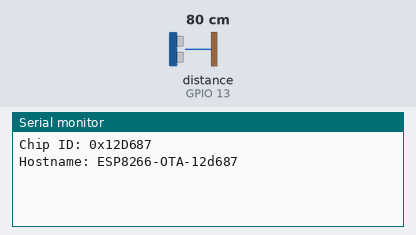
Bench run of a sketch on a simulated ESP8266 (NodeMCU). On the bench: the last lines printed to the serial monitor. Wiring (inferred from the names in the program): ultrasonic range finder: trigger GPIO 12; echo GPIO 13. The inputs (shaded band) are chosen by the test bench; at power-on: distance to the obstacle (sensor on GPIO 13) 80 cm. The echo pulse lasts 58.3 µs per cm; WiFi joins after 1.5 s; servers stay silent unless stated.

Above: at 8.4 s.
8.5 s: distance to the obstacle (sensor on GPIO 13) set to 250 cm
At 10.1 s:
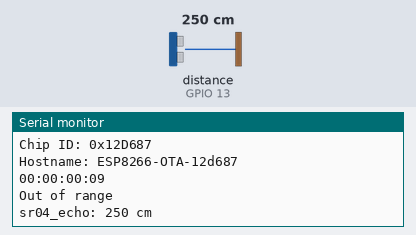
10.7 s: distance to the obstacle (sensor on GPIO 13) set to 2 cm
At 18.1 s:
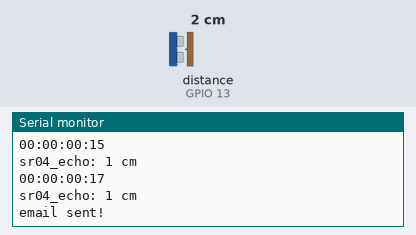
Timing chart, 0 to 19.6 s (numbered marks = the images above; inputs shaded):
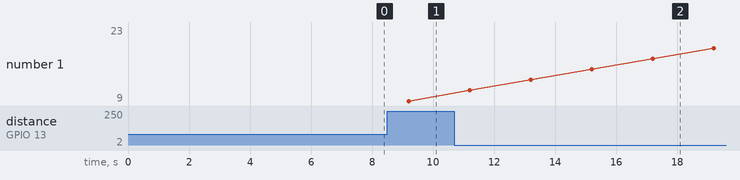

Measured:
- after the input at 8.5 s, the serial monitor: prints a new line after 0.72 s (image 1)
- after the input at 10.7 s, the serial monitor: prints a new line after 0.51 s (image 2)

The sketch:

blynk_opengarage3_ota.ino
```cpp
#define BLYNK_PRINT Serial    // Comment this out to disable prints and save space
#include <stdio.h>
#include <ESP8266WiFi.h>
#include <BlynkSimpleEsp8266.h>
#include <ESP8266WebServer.h>     // Local WebServer used to serve the configuration portal
#include <DNSServer.h>            // Local DNS Server used for redirecting all requests to the configuration portal
#include <WiFiManager.h>          // https://github.com/tzapu/WiFiManager WiFi Configuration Magic
#include <WiFiUdp.h>
#include <FS.h>
#include <ArduinoOTA.h>
#include <SimpleTimer.h>

#define HOSTNAME "ESP8266-OTA-"
#define OPENGARAGE_VERSION "opengarage3_ota_device03" // device01 - whirlaway
                                                      // device02 - lily
                                                      // device03 - test

/// Uncomment the next line for verbose output over UART.
//#define SERIAL_VERBOSE

//*********************** Blynk ***************************************************************//
// You should get Auth Token in the Blynk App.
// Go to the Project Settings (nut icon).
char auth[] = "9a60b2e42d764b7ab9a83bdaa4456636";   // opengarage3
//char auth[] = "04fbed8623924761853ccb3d50527391";   // opengarage2
//char auth[] = "9922b2579c48421f8a18a0068a6d8ccd";     // opengarage

//V0 is Pin 14
WidgetLED led(V1);
WidgetLCD lcd(V2);
// Attach virtual serial terminal to Virtual Pin V3
WidgetTerminal terminal(V3);

WiFiManager wifiManager;

SimpleTimer timer;

char uptime_string[16];
String email_subject;

//************************** Just Some basic Definitions used for the Up Time LOgger ************//
long Day=0;
int Hour =0;
int Minute=0;
int Second=0;
int HighMillis=0;
int Rollover=0;

//
// garage control pin
//
//int garage_pin = 14;
int garage_state = 0;  /* 0: close; 1: open */

//
// HC-SR04
//
#define SR04_TRIG_PIN   12
#define SR04_ECHO_PIN   13
long sr04_echo = 0;
int door_open=0;
int sr04_count_max=4;
int sr04_count;
int door_open_dist = 65;


BLYNK_READ(V0)
{
  Blynk.virtualWrite(V0, sr04_echo);
  Serial.print("READ V0: ");
  Serial.println(sr04_echo);
}

BLYNK_WRITE(V3)
{
  char buf[32];
  char *ptr=buf;

  // if you type "Marco" into Terminal Widget - it will respond: "Polo:"
  if (String("Marco") == param.asStr()) {
    terminal.println("You said: 'Marco'") ;
    terminal.println("I said: 'Polo'") ;
  }
  else if (String("sr04") == param.asStr()) {
    terminal.print("sr04_count_max=");terminal.println(sr04_count_max);
    terminal.print("sr04_count=");terminal.println(sr04_count);
  }
  else if (String("version") == param.asStr()) {
    terminal.println(OPENGARAGE_VERSION);
  }
  else if (String("token") == param.asStr()) {
    terminal.println(auth);
  }
  else if (String("hostname") == param.asStr()) {
    terminal.println(WiFi.hostname());
  }
  else if (String("ip") == param.asStr()) {
    terminal.println(WiFi.localIP());
  }
  else if (String("reboot=y") == param.asStr()) {
    terminal.println("ESP will be rebooted in three seconds ...");
    delay(3000);
    ESP.restart();
  }
  else if (String("reset=y") == param.asStr()) {
    terminal.println("ESP wifi credential will be cleared and ESP will be rebooted ...");
    delay(2000);
    wifiManager.resetSettings();
    ESP.restart();
//    Serial.println("\nFormatting SPIFFS please wait .....");
//    SPIFFS.format(); //clean FS, for testing
//    Serial.println("SPIFFS was formatted");
  }
  else {
    // Send it back
    terminal.print("You said:");
    terminal.write(param.getBuffer(), param.getLength());
    terminal.println();
    if ( 0 == strncmp("sr04", param.asStr(), 4) ) {
      strncpy(buf, param.asStr(),31); buf[31]='\0';
      ptr +=5; // "sr04=10" or "sr04 10" both can set sr04_count_max value
      sr04_count_max=atoi(ptr);
    }
    else if ( 0 == strncmp("dist", param.asStr(), 4) ) {
      strncpy(buf, param.asStr(),31); buf[31]='\0';
      ptr +=5; // "dist=40" or "sr04 40" both can set door_open_dist value in cm
      door_open_dist=atoi(ptr);
    }
  }

  // Ensure everything is sent
  terminal.flush();
}

// there seems like a probelm with float type calculation in esp8266. and wifi/socket always got disconnected when distance is more than 5cm.
// change from 29.1 to 29 instead
int sr04_check() {
  int duration, distance;

  digitalWrite(SR04_TRIG_PIN, LOW);  // Added this line
  delayMicroseconds(2); // Added this line
  digitalWrite(SR04_TRIG_PIN, HIGH);
//  delayMicroseconds(1000); - Removed this line
  delayMicroseconds(10); // Added this line
  digitalWrite(SR04_TRIG_PIN, LOW);
  duration = pulseIn(SR04_ECHO_PIN, HIGH);
  distance = (duration/2)/29.1;

//  Serial.print("sr04_check: ");
//  Serial.print(distance);
//  Serial.println(" cm");

  if (distance >= 200 || distance <= 0)
    Serial.println("Out of range");

//  delay(100);

  return distance;
}

//************************ Uptime Code - Makes a count of the total up time since last start ****************//

void uptime(){
  //** Making Note of an expected rollover *****//
  if(millis()>=3000000000){
    HighMillis=1;
  }

  //** Making note of actual rollover **//
  if(millis()<=100000&&HighMillis==1){
    Rollover++;
    HighMillis=0;
  }

  long secsUp = millis()/1000;

  Second = secsUp%60;
  Minute = (secsUp/60)%60;
  Hour = (secsUp/(60*60))%24;
  Day = (Rollover*50)+(secsUp/(60*60*24));  //First portion takes care of a rollover [around 50 days]

}

//******************* Prints the uptime to serial window **********************//
void print_Uptime(){

//  Serial.print(F("Uptime: ")); // The "F" Portion saves your SRam Space
//  Serial.print(Day);
//  Serial.print(F("  Days  "));
//  Serial.print(Hour);
//  Serial.print(F("  Hours  "));
//  Serial.print(Minute);
//  Serial.print(F("  Minutes  "));
//  Serial.print(Second);
//  Serial.println(F("  Seconds"));
  lcd.print(1,0, "Uptime:" );
  sprintf(uptime_string, "%02d:%02d:%02d:%02d", Day, Hour, Minute, Second);
  lcd.print(2,1, uptime_string);
  Serial.println(uptime_string);
}

//******************************  Boot Setup **************************************//
void setup()
{
  Serial.begin(115200);

  delay(100);

  Serial.println("\r\n");
  Serial.print("Chip ID: 0x");
  Serial.println(ESP.getChipId(), HEX);

  // Set Hostname.
  String hostname(HOSTNAME);
  hostname += String(ESP.getChipId(), HEX);
  WiFi.hostname(hostname);

  // Print hostname.
  Serial.println("Hostname: " + hostname);
  //Serial.println(WiFi.hostname());

  // start wifi manager
  //first parameter is name of local access point, second is the password
  wifiManager.autoConnect(HOSTNAME, "esp8266!");
  // After ESP starts, it will try to connect to WiFi. If it fails it starts in Access Point mode. While in AP mode,
  // connect to it then open a browser to the gateway IP, default 192.168.4.1, configure wifi, save and
  // it should reboot and connect.

  // Start OTA server.
  // Port defaults to 8266
  // ArduinoOTA.setPort(8266);

  // Hostname defaults to esp8266-[ChipID]
  // ArduinoOTA.setHostname("myesp8266");
  ArduinoOTA.setHostname((const char *)hostname.c_str());

  // No authentication by default
  // ArduinoOTA.setPassword((const char *)"123");

  ArduinoOTA.onStart([]() {
    Serial.println("Start");
  });
  ArduinoOTA.onEnd([]() {
    Serial.println("End");
  });
  ArduinoOTA.onProgress([](unsigned int progress, unsigned int total) {
    Serial.printf("Progress: %u%%\n", (progress / (total / 100)));
  });
  ArduinoOTA.onError([](ota_error_t error) {
    Serial.printf("Error[%u]: ", error);
    if (error == OTA_AUTH_ERROR) Serial.println("Auth Failed");
    else if (error == OTA_BEGIN_ERROR) Serial.println("Begin Failed");
    else if (error == OTA_CONNECT_ERROR) Serial.println("Connect Failed");
    else if (error == OTA_RECEIVE_ERROR) Serial.println("Receive Failed");
    else if (error == OTA_END_ERROR) Serial.println("End Failed");
  });
  ArduinoOTA.begin();

  //Blynk.begin(auth, "ATT283", "2512825926");
  Blynk.config(auth);

  unsigned long startTime = millis();
  while (Blynk.connect() == false && millis() - startTime < 60000) {
    // Wait until connected
    Serial.write("Waiting ... for Blynk ...");
    delay(500);
  }
  Serial.println();
  delay(5000);
  // Check Blynk connection
  if (Blynk.connect() == false ) {
    Serial.write("Can not connect with Blynk ... rebooting ...");
    delay(3000);
    ESP.restart();
  }

  // This will print Blynk Software version to the Terminal Widget when
  // your hardware gets connected to Blynk Server
  terminal.println(F("Blynk v" BLYNK_VERSION ": Device started"));
  terminal.println("-------------");
  terminal.print(OPENGARAGE_VERSION); terminal.println(" sketch");
  terminal.flush();

  //pinMode(garage_pin, OUTPUT);
  pinMode(SR04_ECHO_PIN, INPUT);
  pinMode(SR04_TRIG_PIN, OUTPUT);
  led.off();

  email_subject = String(WiFi.hostname());
  email_subject += " - GARAGE DOOR OPEN!";

  timer.setInterval(2000, check_door_status);
}

void check_door_status()
{
  uptime(); //Runs the uptime script located below the main loop and reenters the main loop
  print_Uptime();

  sr04_echo = sr04_check();
  Serial.print("sr04_echo: ");
  Serial.print(sr04_echo);
  Serial.println(" cm");
//  Serial.println("#################");
  if ( sr04_echo < door_open_dist && door_open == 0 ) { // door open detected first time
    sr04_count++;
    if ( sr04_count >= sr04_count_max ) {  // for some reason, sr04 can randomly measured distance less then 65cm even though when it should be more than 200cm
                                          // if for sr04_count_max times, it measures less than 65cm, treat it as valid values
      door_open = 1;
      led.on();

      Blynk.email("donaldyan@gmail.com",  email_subject.c_str(), "Garage door has been opened.");
      //Blynk.email("donaldyan@yahoo.com",  "GARAGE DOOR 2 OPEN!", "Garage door has been opened.");
      Serial.println("email sent!");
    }
  }
  else if ( sr04_echo >= door_open_dist && door_open == 1 ) { // door close detected first time
    door_open = 0;
    led.off();
    sr04_count = 0;
  } else {
    sr04_count = 0;
  }
}

//*************** MAIN LOOP *********************************************************//
void loop()
{
  Blynk.run();
  timer.run();

//  Serial.print("garage_pin: ");
//  Serial.println(garage_state);

//  delay(1000);

  // Handle OTA server.
  ArduinoOTA.handle();
//  yield();

}
```
